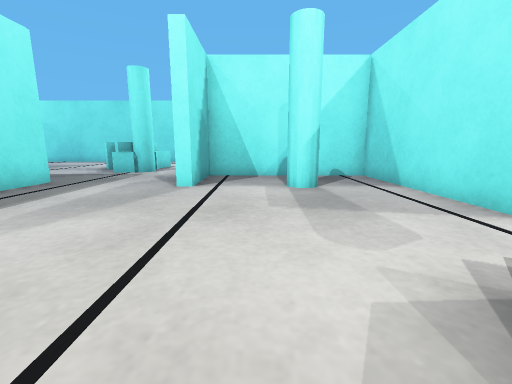
view 1 (above)

24 first-person views from a walk through a robot-simulator world made for Webots. The camera is 0.5 m above the floor, tilts 10° down and sees 90° across. The floor is counted in squares, 0.5 m on a side. Each view is taken from the middle of a square. On the plan, view 1 faces up. The plan holds only what a view shows up to about 11 squares ahead; the rest is blank. The place goes on beyond the plan. The robots in the file are not drawn.

view 2
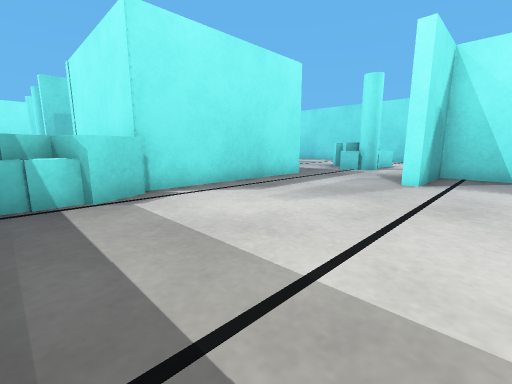

view 3
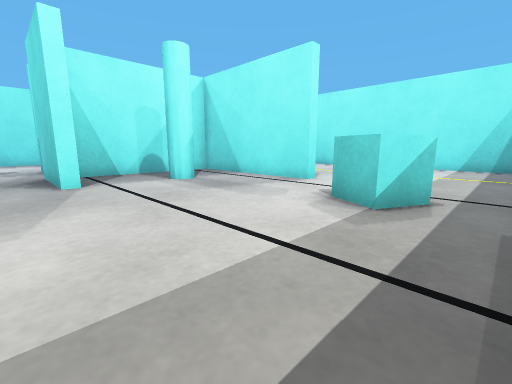

view 4
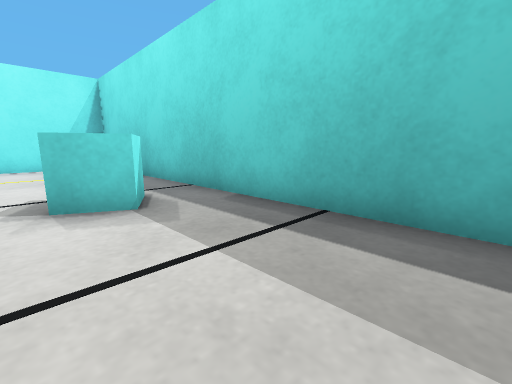

view 5
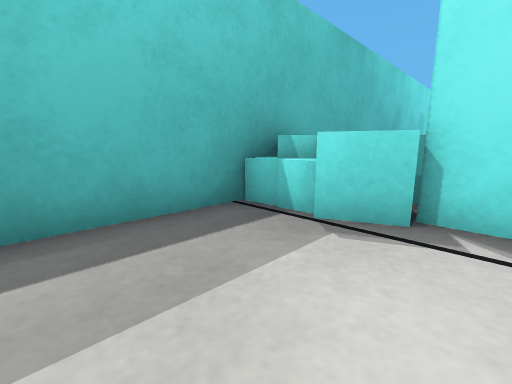

view 6
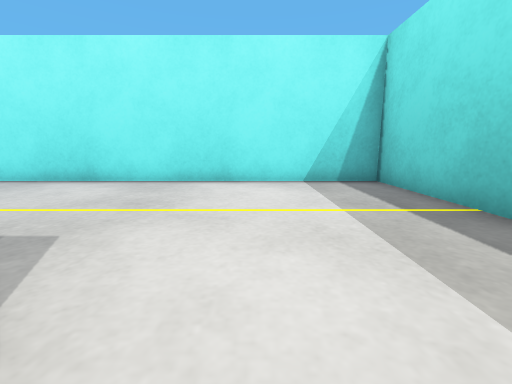

view 7
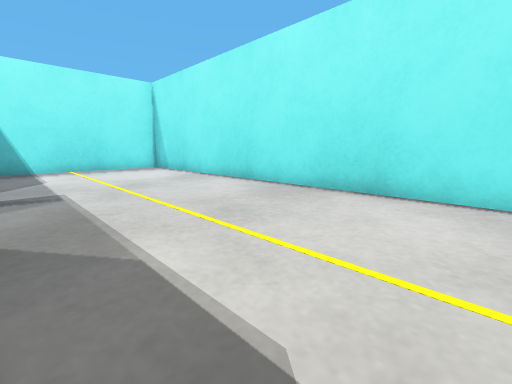

view 8
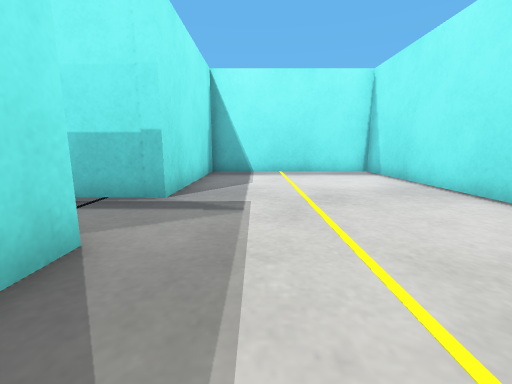

view 9
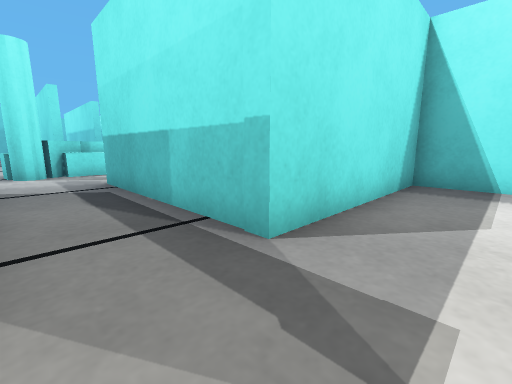

view 10
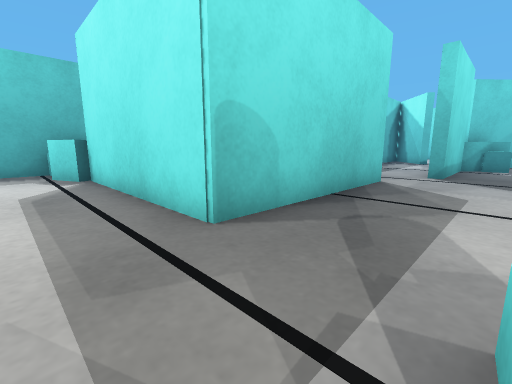

view 11
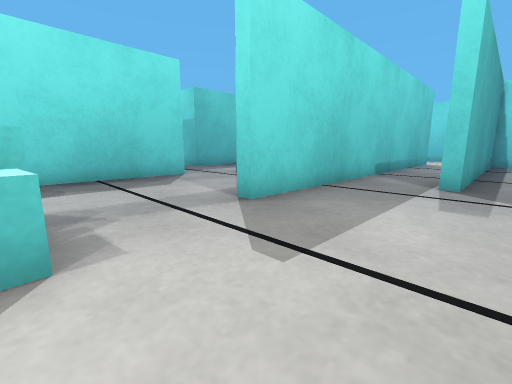

view 12
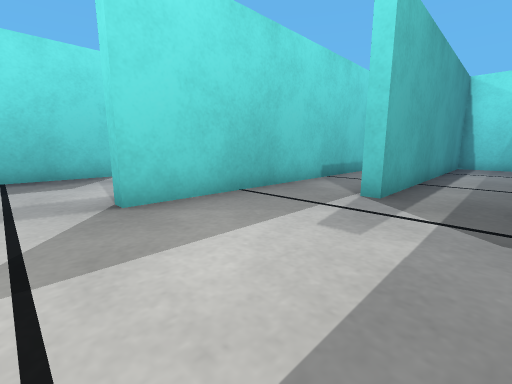

view 13
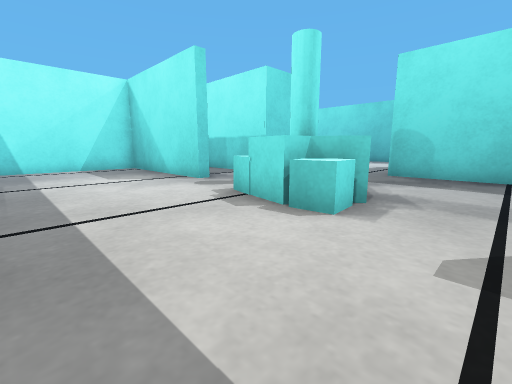

view 14
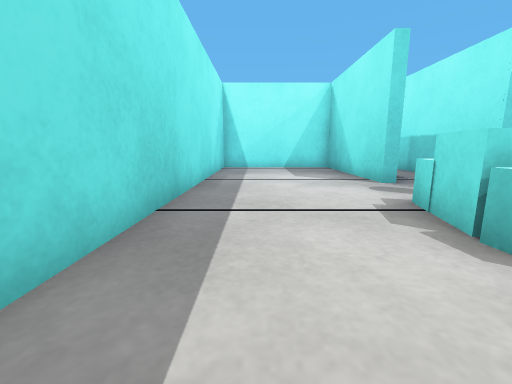

view 15
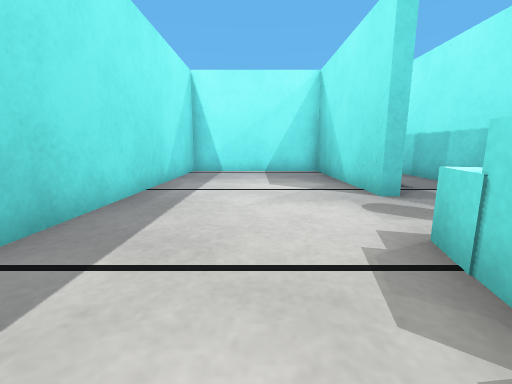

view 16
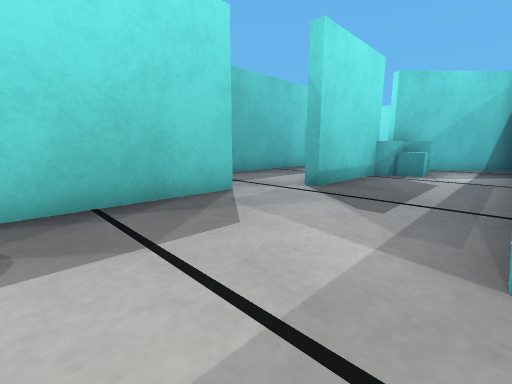

view 17
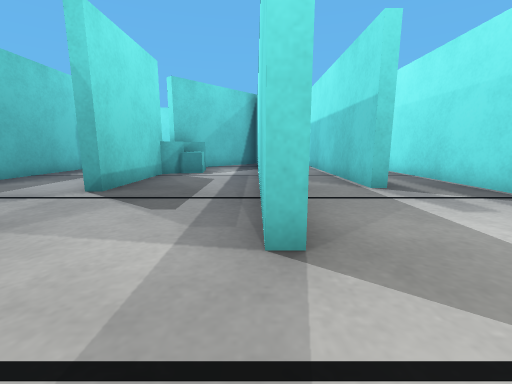

view 18
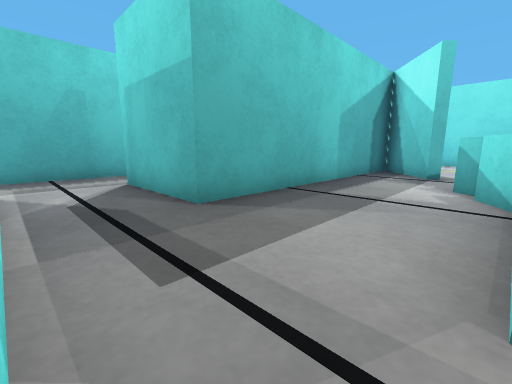

view 19
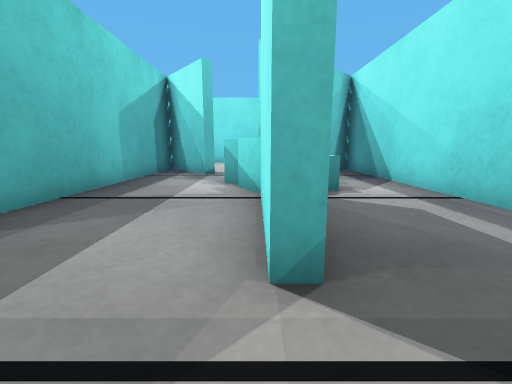

view 20
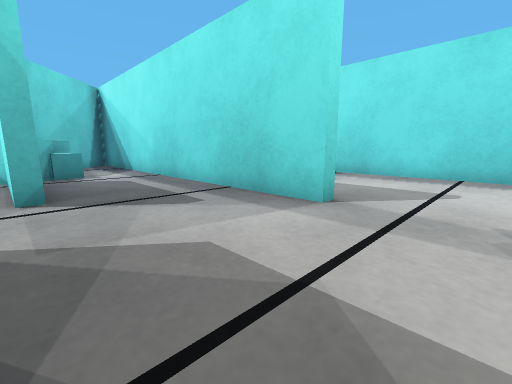

view 21
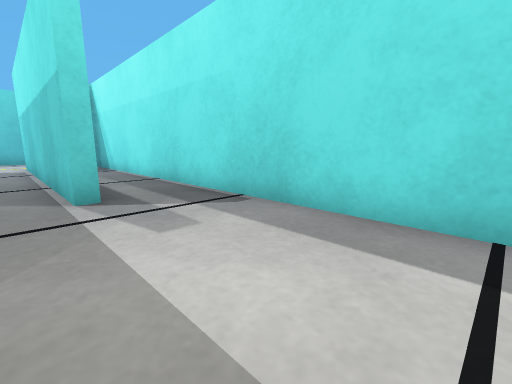

view 22
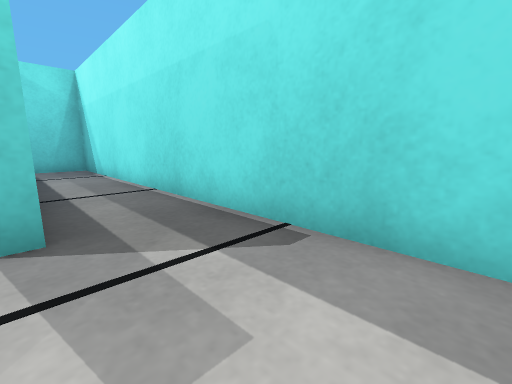

view 23
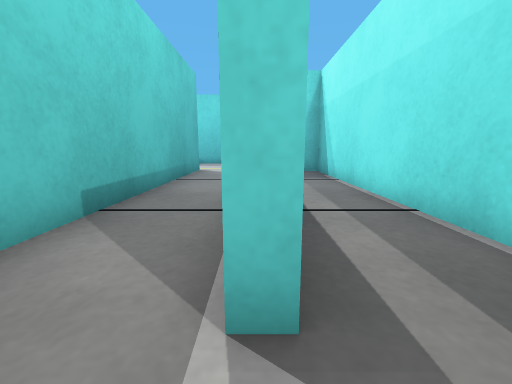

view 24
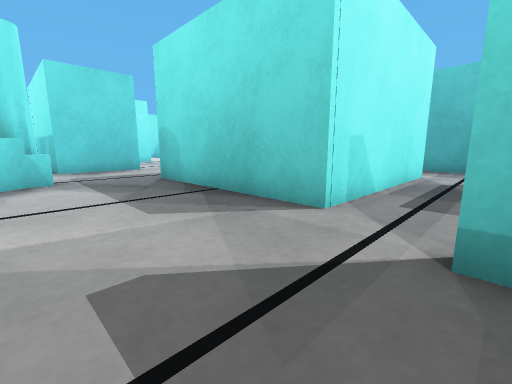

### Floor plan
Ten units are one square. View 1 is at (0, 0); x grows to the right and y downward. Boxes are objects, and circles mark ways between rooms. Rooms are numbered by the first view taken in them; rooms with no view inside come last. Other rooms are left out.
<svg viewBox="-249 -181 360 202">
<path fill="none" stroke="#000" d="M43 -35 38 -35 38 -91 -16 -91 -16 -65 -20 -65 -20 -75M42 -95 42 -86M-20 -95 28 -95M-59 -73 -59 -14M-64 -12 -119 -12M-152 16 106 16 106 -176 42 -176 42 -121 -18 -121M-119 -73 -59 -73M-18 -121 -18 -125 38 -125 38 -176 -239 -176 -239 -155M-20 -75 -20 -95M-235 -152 -142 -152 -142 -148 -242 -148M-237 -121 -225 -110M-244 -125 -104 -125 -104 -121 -126 -121M-175 -85 -138 -85 -138 -81M-126 -121 -237 -121M-225 -110 -197 -84 -200 -80"/>
<rect x="-85" y="-5" width="20" height="10" fill="#bbb"><title>cyan box</title></rect>
<rect x="-65" y="5" width="20" height="10" fill="#bbb"><title>cyan box</title></rect>
<rect x="-65" y="-5" width="10" height="10" fill="#bbb"><title>cyan box</title></rect>
<rect x="-65" y="-15" width="20" height="20" fill="#bbb"><title>cyan box</title></rect>
<rect x="5" y="-15" width="30" height="20" fill="#bbb"><title>cyan box</title></rect>
<rect x="5" y="-75" width="20" height="20" fill="#bbb"><title>cyan pole</title></rect>
<rect x="-75" y="-125" width="20" height="10" fill="#bbb"><title>cyan box</title></rect>
<rect x="-75" y="-145" width="20" height="20" fill="#bbb"><title>cyan box</title></rect>
<rect x="-65" y="-115" width="20" height="20" fill="#bbb"><title>cyan box</title></rect>
<rect x="-65" y="-115" width="10" height="10" fill="#bbb"><title>cyan box</title></rect>
<rect x="-55" y="-125" width="10" height="10" fill="#bbb"><title>cyan box</title></rect>
<rect x="-55" y="-135" width="20" height="10" fill="#bbb"><title>cyan box</title></rect>
<rect x="-45" y="-115" width="10" height="10" fill="#bbb"><title>cyan pole</title></rect>
<rect x="-195" y="-85" width="10" height="20" fill="#bbb"><title>cyan box</title></rect>
<rect x="-195" y="-105" width="10" height="20" fill="#bbb"><title>cyan box</title></rect>
<rect x="-185" y="-85" width="10" height="10" fill="#bbb"><title>cyan box</title></rect>
<rect x="-185" y="-105" width="10" height="20" fill="#bbb"><title>cyan box</title></rect>
<circle cx="-15" cy="-105" r="3" fill="#2a7"/>
<circle cx="-40" cy="-70" r="3" fill="#2a7"/>
<circle cx="-115" cy="-95" r="3" fill="#2a7"/>
<text x="30" y="-60">1</text>
<text x="-90" y="-140">2</text>
<text x="-170" y="-100">3</text>
</svg>
Room 1 opens to room 2. Room 2 opens to room 3.

Where each view was taken, in squares from view 1:
view 1: 0 up, 0 right, facing up
view 2: 1 down, 0 right, facing up-left
view 3: 1 down, 3 left, facing up-right
view 4: 2 up, 3 left, facing down-right
view 5: 2 up, 2 left, facing down-left
view 6: 2 up, 3 right, facing right
view 7: 5 up, 5 right, facing up-right
view 8: 7 up, 6 right, facing up
view 9: 10 up, 6 right, facing up-left
view 10: 10 up, 4 left, facing down-left
view 11: 16 up, 7 left, facing down-left
view 12: 17 up, 9 left, facing down-left
view 13: 17 up, 9 left, facing down-right
view 14: 16 up, 9 left, facing right
view 15: 15 up, 7 left, facing right
view 16: 12 up, 8 left, facing down-left
view 17: 12 up, 8 left, facing left
view 18: 8 up, 12 left, facing down-left
view 19: 8 up, 12 left, facing left
view 20: 8 up, 8 left, facing up-left
view 21: 14 up, 9 left, facing up-left
view 22: 15 up, 11 left, facing up-left
view 23: 15 up, 13 left, facing left
view 24: 11 up, 14 left, facing down-right
